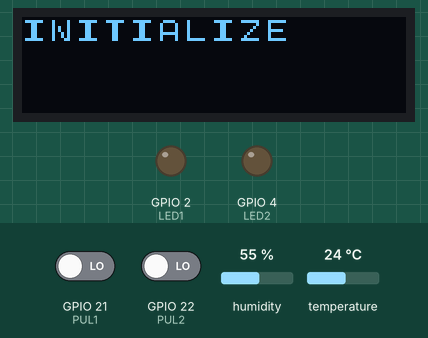
A sketch run on a simulated ESP32. On the bench: 128×32 one-colour display, output pins drawn as LEDs (lit = HIGH). Wiring (inferred from the names in the program): SSD1306 OLED at I2C address 0x3C; HTU21/Si7021 sensor at I2C address 0x40. Inputs (shaded band) come from the test bench; at power-on: temperature 24 °C, GPIO 21 (PUL1) LOW, GPIO 22 (PUL2) LOW, humidity 55 %. WiFi joins after 1.5 s; servers stay silent unless stated; nothing arrives over Bluetooth unless stated; a phone connects over Bluetooth LE 3 s after start; pins used as bus, display or sensor lines are not drawn; what the sketch prints to the serial monitor is not drawn.

Above: at 1.5 s.
At 4.7 s:
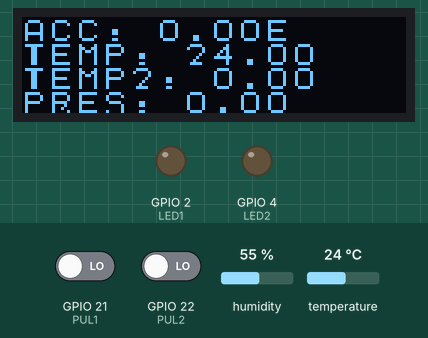
4.8 s: temperature set to 12 °C
At 6.5 s:
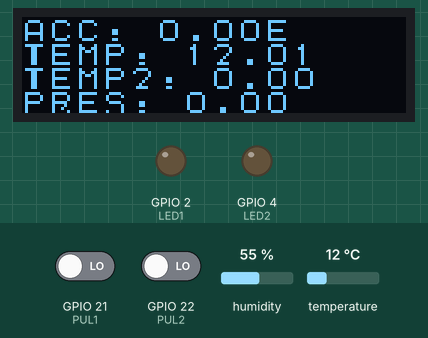
8.2 s: temperature set to 19 °C
At 9.0 s:
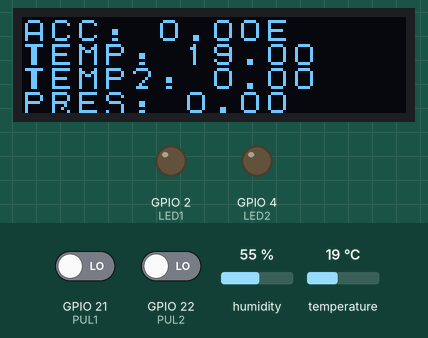
11.8 s: temperature set to 28 °C
At 12.5 s:
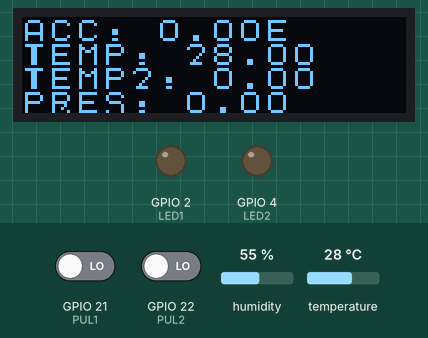
Timing chart, 0 to 14.7 s (numbered marks = the images above; inputs shaded):
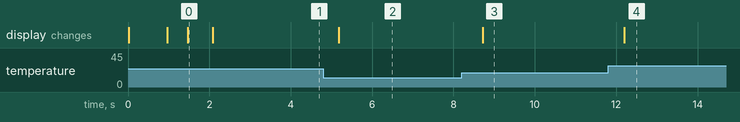

Measured:
- after the input at 4.8 s, the display: changes after 0.39 s (image 2)
- after the input at 8.2 s, the display: changes after 0.52 s (image 3)
- after the input at 11.8 s, the display: changes after 0.40 s (image 4)
- what the display in image 0 shows lasts 0.6 s, from 1.5 s to 2.1 s

The sketch:

modbusSlave.ino
```cpp
#include <WiFi.h>
#include <HardwareSerial.h>
#include <BLEDevice.h>
#include <BLEUtils.h>
#include <BLEServer.h>

#include "i2cSI7021.h"
#include "spiMPU9250.h"
#include "i2cOLED.h"
#include "spiBMP280.h"
#include "bluetooth.h"

#define I2C_SDA 25
#define I2C_SCL 26

#define SI7021_ADDR 0x40
#define READ_USER_REG_SI 0xE7
#define WRITE_USER_REG_SI 0xE6
#define TEMP_REGISTER 0xE3
#define HUM_REGISTER 0xE5

#define MPU9250_ADDRESS 0x68 // Dirección por defecto del MPU-9250 en el bus I2C
#define PWR_MGMT_1      0x6B // Registro de gestión de energía
#define GYRO_CONFIG     0x1B // Configuración del giroscopio
#define ACCEL_CONFIG    0x1C // Configuración del acelerómetro
#define CONFIG          0x1A // Configuración general
#define MPU9250_ADDRESS     0x68 // Dirección I2C del MPU-9250
#define ACCEL_XOUT_H        0x3B // Dirección del primer registro de datos del acelerómetro
#define GYRO_XOUT_H         0x43 // Dirección del primer registro de datos del giroscopio


bool pulsed = false;
#define LED1 2
#define LED2 4
#define PUL1 21
#define PUL2 22

const char* ssid = "Pixel_5028";
const char* password = "romeo1234";

WiFiServer server(502);

union shiftFloat {
  float f;
  unsigned long l;
};
unsigned int registers[21];

BLECharacteristic *pTemperatureCharacteristic;
BLECharacteristic *pHumidityCharacteristic;
BLECharacteristic *pPressureCharacteristic;

void setup() {
  registers[3] = 62;
  Serial.begin(115200);
  Wire.begin(I2C_SDA,I2C_SCL);
  pinMode(LED1, OUTPUT);
  pinMode(LED2, OUTPUT);
  pinMode(PUL1, INPUT);
  pinMode(PUL2, INPUT);

  delay(10);

  // We start by connecting to a WiFi network

  Serial.println();
  Serial.println();
  initializeOLED();
  initializeSi7021();

  SPI.begin(PIN_SCK, PIN_MISO, PIN_MOSI); // Inicializar SPI
  pinMode(PIN_CS, OUTPUT);
  digitalWrite(PIN_CS, HIGH); // Desactivar el chip select inicialmente
  pinMode(BMP280_CS_PIN, OUTPUT);
  digitalWrite(BMP280_CS_PIN, HIGH); // Desactivar el dispositivo SPI inicialmente
  setupMPU9250();
  setupBMP280();

  clearOLED();
  printOLED("INITIALIZED", 0);
  delay(500);
  clearOLED();

  setupBluetooth();

  modbus();

  Serial.print("Connecting to ");
  Serial.println(ssid);

  WiFi.begin(ssid, password);

  while (WiFi.status() != WL_CONNECTED) {
    delay(500);
    Serial.print(".");
  }

  Serial.println("");
  Serial.println("WiFi connected.");
  Serial.println("IP address: ");
  Serial.println(WiFi.localIP());
  server.begin();
}

void loop() {

  modbus();
  WiFiClient client = server.available();  // listen for incoming clients

  if (client) {                     // if you get a client,
    Serial.println("New Client.");  // print a message out the serial port
    while (client.connected()) {  // loop while the client's connected
      String data = getTCP(client);
      Serial.println("-----------------------------------");
      printHEX(data);
      Serial.println("-----------------------------------");
      registers[6] = int(millis()/1000);
      interpretMessage(data, client);
      modbus();
    }
    // close the connection:
    client.stop();
    Serial.println("Client Disconnected.");
  }
}

void modbus() {
  digitalWrite(LED1, registers[0] > 0 ? HIGH : LOW);
  digitalWrite(LED2, registers[1] > 0 ? HIGH : LOW);
  if (registers[2]) {
    // for (int i = 0; i < 9; i++) {
    //   Serial.println(registers[i]);
    // }
    Serial.print("Acc = ");
    Serial.println(registers[9]);
    Serial.print("angularVel = ");
    Serial.println(registers[10]);
    Serial.print("temp = ");
    Serial.println(registers[11]);
    Serial.print("hum = ");
    Serial.println(registers[12]);
  }


  registers[4] = int(millis()/1000);

  if (digitalRead(PUL1) == HIGH) {
    if (!pulsed) {
      Serial.println("pulsed!");
      registers[5]++;
    }
    pulsed = true;
  }
  else {
    pulsed = false;
  }
  registers[7] = (digitalRead(PUL1) == HIGH ? 1 : 0);
  registers[8] = (digitalRead(PUL2) == HIGH ? 1 : 0);

  int16_t accX, accY, accZ, gyroX, gyroY, gyroZ;

  readAccelerometer(accX, accY, accZ);
  float trueAccX = accX * (9.81/16384);
  float trueAccY = accY * (9.81/16384);
  float trueAccZ = accZ * (9.81/16384);
  shiftFloat totalAcc, totalGyro, temp, hum, temp2, pres;

  totalAcc.f = sqrt(pow(trueAccX,2) + pow(trueAccY,2) + pow(trueAccZ,2));
  registers[9] = totalAcc.l >> 16;
  registers[10] = totalAcc.l & 0xFFFF;

  readGyroscope(gyroX, gyroY, gyroZ);
  float trueGyroX = gyroX * (125/16384);
  float trueGyroY = gyroY * (125/16384);
  float trueGyroZ = gyroZ * (125/16384);

  totalGyro.f = sqrt(pow(trueGyroX,2) + pow(trueGyroY,2) + pow(trueGyroZ,2));
  registers[11] = totalGyro.l >> 16;
  registers[12] = totalGyro.l & 0xFFFF;

  temp.f = readTemp();
  registers[13] = temp.l >> 16;
  registers[14] = temp.l & 0xFFFF;

  hum.f = readHum();
  registers[15] = hum.l >> 16;
  registers[16] = hum.l & 0xFFFF;

  readBMP280(temp2.f, pres.f);
  registers[17] = temp2.l >> 16;
  registers[18] = temp2.l & 0xFFFF;
  registers[19] = pres.l >> 16;
  registers[20] = pres.l & 0xFFFF;

  shareValue(pPressureCharacteristic,pres.f);
  shareValue(pTemperatureCharacteristic,temp.f);
  shareValue(pHumidityCharacteristic,hum.f);

  printOLED("ACC: " + String(totalAcc.f,2),0);
  printOLED("TEMP: " + String(temp.f,2),1);
  printOLED("TEMP2: " + String(temp2.f,2),2);
  printOLED("PRES: " + String(pres.f,2),3);
}

String getTCP(WiFiClient client) {
  String tcpBytes = "";
  while (!(tcpBytes.substring(tcpBytes.length() - 2) == "UU") && client.connected()) {
    modbus();
    if (client.available()) {        // if there's bytes to read from the client,
      char tcpByte = client.read();  // read a byte, then Serial.write(c);                    // print it out the serial monitor
      tcpBytes += tcpByte;
    }
  }
  int a2 = tcpBytes.indexOf("a2") + 2;
  int UU = tcpBytes.indexOf("UU") - 2;
  tcpBytes = tcpBytes.substring(a2, UU);
  return tcpBytes;
}

void interpretMessage(String msg, WiFiClient client) {
  if (msg[7] == 0x03) {  //holding registers
    holdingRegisters(msg, client);
  }
  else if (msg[7] == 0x06) {  //holding registers
    singleRegister(msg, client);
  }
}

void holdingRegisters(String msg, WiFiClient client) {
    modbus();
    Serial.println("number of registers" + int(msg[11]));
    for (int i = 0;i < msg[11]+1; i++) {
      Serial.println(registers[i],HEX);
      client.write(registers[i] >> 8);
      client.write(registers[i] & 0xFF);
    }
    client.print("UU");
}

void singleRegister(String msg, WiFiClient client) {
    int registerIndex = msg[9];
    Serial.println("Changed:" + String(registerIndex));
    registers[registerIndex] =  msg[11];
    Serial.println("To:" + String(registers[registerIndex]));
    modbus();
    String out = "a2";
    out += msg;
    client.print(out);
    printHEX(out);
}

void printHEX(String str) {
  for (int i = 0; i < str.length(); i++) {
    if (str[i] <= 0x0F){
            Serial.print("0");
        }
    Serial.print(str[i], HEX);
  }
  Serial.println("");
}

char hex2char(String hexString) {
  for (int i = 0; i < hexString.length(); i += 2) {
    String hexPair = hexString.substring(i, i + 2);
    char character = (char)strtol(hexPair.c_str(), NULL, 16);
    return character;
  }
}

String int2char(int val) {
  char highByte = (val >> 8) & 0xFF;  // Extract the high byte
  char lowByte = val & 0xFF;          // Extract the low byte
  return ("" + highByte + lowByte);
}

void setupBluetooth() {
  BLEDevice::init("JuanMa Termometro");
  BLEServer *pServer = BLEDevice::createServer();
  BLEService *pEnvSensService = pServer->createService("181A");

  pTemperatureCharacteristic = pEnvSensService->createCharacteristic(
    "2a1c",
    BLECharacteristic::PROPERTY_READ |
    BLECharacteristic::PROPERTY_NOTIFY
  );

  pHumidityCharacteristic = pEnvSensService->createCharacteristic(
    "2a6f",
    BLECharacteristic::PROPERTY_READ |
    BLECharacteristic::PROPERTY_NOTIFY
  );

  pPressureCharacteristic = pEnvSensService->createCharacteristic(
    "2a6d",
    BLECharacteristic::PROPERTY_READ |
    BLECharacteristic::PROPERTY_NOTIFY
  );

  pEnvSensService->start();
  pServer->getAdvertising()->start();
}
```

bluetooth.h
```cpp
#include <BLEDevice.h>
#include <BLEUtils.h>
#include <BLEServer.h>


void shareValue(BLECharacteristic *characteristic, float value) {
  char strfValue[10];
  dtostrf(value,6,2,strfValue);
  characteristic->setValue(strfValue);
  characteristic->notify();
}
```

i2cOLED.h
```cpp
#include "oledLetters.h"
#include <Wire.h>
#define OLEDADDRESS 0x3C
#define I2C_SDA 25
#define I2C_SCL 26
int num = 1;
// void setup() {
//   Wire.begin(I2C_SDA, I2C_SCL);
//   Serial.begin(115200);
//
//   initializeOLED();
//   for (uint16_t i=0; i<=128*8;i++){
//     Wire.beginTransmission(OLEDADDRESS);
//     Wire.write(0x40);
//     Wire.write(0x00);
//     Wire.endTransmission();
//   }
//   // sendCommand(0xAE);
//   // sendCommand(0xAf);
//   // sendCommand(0xA7);
//   Wire.beginTransmission(OLEDADDRESS);
//   Wire.write(0x00);
//   Wire.write(0x21);
//   Wire.write(0x20);
//   Wire.write(0x27);
//   Wire.endTransmission(true);
//
//   Wire.beginTransmission(OLEDADDRESS);
//   Wire.write(0x00);
//   Wire.write(0x22);
//   Wire.write(0x00);
//   Wire.write(0x00);
//   Wire.endTransmission(true);
//
// }

// void loop() {
//   // char characters[] = "ABCDEFGHIJKLMNOPQRSTUVWXYZ0123456789.:ñññ";
//   // int numCharacters = sizeof(characters) - 1;
//   // for (int i = 0; i < numCharacters; i++) {
//   //   displayChar(characters[i]);
//   //   delay(500);
//   // }
//   delay(2000);
//   printOLED("HOLA SAMU", 0);
//   delay(1000);
//   printOLED("ME HACES", 1);
//   delay(1000);
//   printOLED("MUY FELIZ", 2);
//   // printOLED("HUM:3.5", 2);
//   // printOLED("ACC:9.81", 3);
//   delay(500);
// }

void sendCommand(uint8_t command) {
  Wire.beginTransmission(OLEDADDRESS);
  Wire.write(0x00);
  Wire.write(command);
  Wire.endTransmission(true);
}

void initializeOLED() {
  Wire.beginTransmission(OLEDADDRESS);
  Wire.write(0x00); // Control byte for commands

  // Turn off the OLED display
  Wire.write(0xAE);

  // Set display clock divide ratio/oscillator frequency
  Wire.write(0xD5);
  Wire.write(0x80);

  // Set multiplex ratio
  Wire.write(0xA8);
  Wire.write(0x1F); // 128x32

  // Set display offset
  Wire.write(0xD3);
  Wire.write(0x00); // No offset

  // Set start line address
  Wire.write(0x40 | 0x00);

  // Charge Pump setting
  Wire.write(0x8D);
  Wire.write(0x14); // Enable charge pump

  // Memory addressing mode
  Wire.write(0x20);
  Wire.write(0x00); // Horizontal addressing mode

  // Set address and page
  Wire.write(0x21);
  Wire.write(0);
  Wire.write(127);

  Wire.write(0x22);
  Wire.write(0);
  Wire.write(7);

  // Set segment re-map
  Wire.write(0xA0 | 0x1);

  // Set COM output scan direction
  Wire.write(0xC8);

  // Set COM pins hardware configuration
  Wire.write(0xDA);
  Wire.write(0x02);

  // Set contrast control
  Wire.write(0x81);
  Wire.write(0x8F);

  // Set pre-charge period
  Wire.write(0xD9);
  Wire.write(0xF1);

  // Set VCOMH deselect level
  Wire.write(0xDB);
  Wire.write(0x40);

  // Entire display ON
  Wire.write(0xA4);


  // Normal display
  Wire.write(0xA6);
  //clean up display

  // Turn on the OLED display
  Wire.write(0x00);
  Wire.write(0xAF);
  Wire.endTransmission();

}

void displayChar(char c){
  const byte* bitmap = getCharBitmap(c);
  Wire.beginTransmission(OLEDADDRESS);
  Wire.write(0x40);

  for (int i = 0; i < 8; i++) {
    Wire.write(bitmap[i]);
  }
  Wire.endTransmission(true);
}

void printOLED(String string, int page){
  int strLength = string.length();

  Wire.beginTransmission(OLEDADDRESS);
  Wire.write(0x00);
  Wire.write(0x22);
  Wire.write(page);
  Wire.write(page);
  Wire.endTransmission(true);
  for(int i = 0; i < strLength; i++){
    Wire.beginTransmission(OLEDADDRESS);
    Wire.write(0x00);
    Wire.write(0x21);
    Wire.write(i*9);
    Wire.write(i*9+8);
    Wire.endTransmission(true);

    displayChar(string[i]);

    Wire.beginTransmission(OLEDADDRESS);
    Wire.write(0x40);
    Wire.write(0x00);
    Wire.endTransmission(true);
  }
}

void clearOLED() {
  for (uint16_t i=0; i<=128*8;i++){
    Wire.beginTransmission(OLEDADDRESS);
    Wire.write(0x40);
    Wire.write(0x00);
    Wire.endTransmission();
  }
}
```

i2cSI7021.h
```cpp
#include <Wire.h>

#define I2C_SDA 25
#define I2C_SCL 26
//de calibración de temper14
#define SI7021_ADDR 0x40
#define READ_USER_REG 0xE7
#define WRITE_USER_REG 0xE6

void initializeSi7021() {
  // Leer el registro de usuario actual
  Wire.beginTransmission(SI7021_ADDR);
  Wire.write(READ_USER_REG);
  Wire.endTransmission();
  delay(25);
  Wire.requestFrom(SI7021_ADDR, 1);
  Serial.println("Starting Configuration...");
  delay(25);
  if (Wire.available()) {
    Serial.println("Configuration began");
    byte userReg = Wire.read(); // Leer el valor actual del registro de usuario

    // Configurar el calentador apagado y la resolución a 12 bits humedad, 14 bits temperatura
    // Calentador apagado: asegurarse de que el bit 2 está en 0
    // Resolución 0b00: asegurarse de que los bits 7 y 0 están en 0
    userReg &= ~(1 << 2); // Apagar el calentador
    userReg &= 0x7E; // Limpia los bits de resolución manteniendo el resto igual
    userReg |= 0b00; // Configura los nuevos bits de resolución para 12 bits humedad, 14 bits temperatura

    // Escribir el nuevo valor del registro de usuario
    Wire.beginTransmission(SI7021_ADDR);
    Wire.write(WRITE_USER_REG);
    Wire.write(userReg);
    Wire.endTransmission();
    Wire.beginTransmission(0x40);
    Wire.write(0xFE); //0xE3
    Wire.endTransmission();
    Serial.println("initilization sucessful");
  }

}

float readTemp() {
  Wire.beginTransmission(0x40);
  Wire.write(0xE3);
  Wire.endTransmission();
  delay(100);
  Wire.requestFrom(0x40, (uint8_t) 2);
  delay(100);

  float temperature = 0.0;
  if(Wire.available() == 2) {
    int   Temp      = (Wire.read() << 8 );
    Temp      |= Wire.read();
    temperature = (Temp*175.72/65536)-46.85;
  }
  return temperature;
}

float readHum() {
  Wire.beginTransmission(0x40);
  Wire.write(0xE5 );
  Wire.endTransmission();
  delay(25);
  Wire.requestFrom(0x40, (uint8_t) 2);
  delay(25);
  float humidity = 0.0;
  if(Wire.available() == 2) {
       int   Hum      = (Wire.read() << 8 );
             Hum      |= Wire.read();
             humidity = ((Hum * 125.0) / 65536) - 6;
  }
  return humidity;
}
```

spiMPU9250.h
```cpp
#include <SPI.h>

#define PIN_SCK   18   // Pin SCK para SPI
#define PIN_MISO  19   // Pin MISO para SPI
#define PIN_MOSI  23   // Pin MOSI para SPI
#define PIN_CS    5    // Pin CS para SPI

#define MPU9250_SPI_READ  0x80
#define PWR_MGMT_1        0x6B
#define GYRO_CONFIG       0x1B
#define GYRO_XOUT_H       0x1B
#define ACCEL_CONFIG      0x1C
#define ACCEL_XOUT_H 0x3B
#define CONFIG            0x1A

// void setup() {
//   Serial.begin(115200);
//   SPI.begin(PIN_SCK, PIN_MISO, PIN_MOSI, PIN_CS); // Inicializar SPI
//   pinMode(PIN_CS, OUTPUT);
//   digitalWrite(PIN_CS, HIGH); // Desactivar el chip select inicialmente
//
//   // Configurar el MPU9250
//   setupMPU9250();
// }
//
// void loop() {
//   // Leer datos del acelerómetro
//   float accelData[3];
//   readAccelData(accelData);
//   Serial.print("Acelerómetro (g): X=");
//   Serial.print(accelData[0]);
//   Serial.print("\tY=");
//   Serial.print(accelData[1]);
//   Serial.print("\tZ=");
//   Serial.println(accelData[2]);
//
//   // Leer datos del giroscopio
//   float gyroData[3];
//   readGyroData(gyroData);
//   Serial.print("Giroscopio (grados/seg): X=");
//   Serial.print(gyroData[0]);
//   Serial.print("\tY=");
//   Serial.print(gyroData[1]);
//   Serial.print("\tZ=");
//   Serial.println(gyroData[2]);
// }
//

void readAccelerometer(int16_t &ax, int16_t &ay, int16_t &az) {
  digitalWrite(PIN_CS, LOW);
  SPI.transfer(MPU9250_SPI_READ | ACCEL_XOUT_H);  // Establecer el bit MSB para indicar una lectura
  ax = SPI.transfer16(0);                         // Leer datos de aceleración en el eje X
  ay = SPI.transfer16(0);                         // Leer datos de aceleración en el eje Y
  az = SPI.transfer16(0);                         // Leer datos de aceleración en el eje Z
  digitalWrite(PIN_CS, HIGH);
}

void readGyroscope(int16_t &ax, int16_t &ay, int16_t &az) {
  // Activar chip select
  digitalWrite(PIN_CS, LOW);
  // Leer datos del giroscopio
  SPI.transfer(MPU9250_SPI_READ | GYRO_XOUT_H); // Registro de inicio del giroscopio
  ax = SPI.transfer16(0);                         // Leer datos de aceleración en el eje X
  ay = SPI.transfer16(0);                         // Leer datos de aceleración en el eje Y
  az = SPI.transfer16(0);                         // Leer datos de aceleración en el eje Z
  digitalWrite(PIN_CS, HIGH);
}

void setupMPU9250() {
  // Despertar el dispositivo y configurar el giroscopio y acelerómetro
  digitalWrite(PIN_CS, LOW);
  SPI.transfer(PWR_MGMT_1);
  SPI.transfer(0x00); // Configurar para encender el dispositivo
  digitalWrite(PIN_CS, HIGH);

  delay(100);

  digitalWrite(PIN_CS, LOW);
  SPI.transfer(GYRO_CONFIG);
  SPI.transfer(0x00); // Configurar el rango del giroscopio a ±250 grados/seg
  digitalWrite(PIN_CS, HIGH);

  delay(100);

  digitalWrite(PIN_CS, LOW);
  SPI.transfer(ACCEL_CONFIG);
  SPI.transfer(0x00); // Configurar el rango del acelerómetro a ±2g
  digitalWrite(PIN_CS, HIGH);

  delay(100);

  digitalWrite(PIN_CS, LOW);
  SPI.transfer(CONFIG);
  SPI.transfer(0x01); // Configurar el filtro pasa-bajas y la tasa de muestreo
  digitalWrite(PIN_CS, HIGH);

  delay(100);

  Serial.println("MPU9250 configurado correctamente.");
}
```

Source omitted: oledLetters.h (4498 bytes), spiBMP280.h (5552 bytes)
